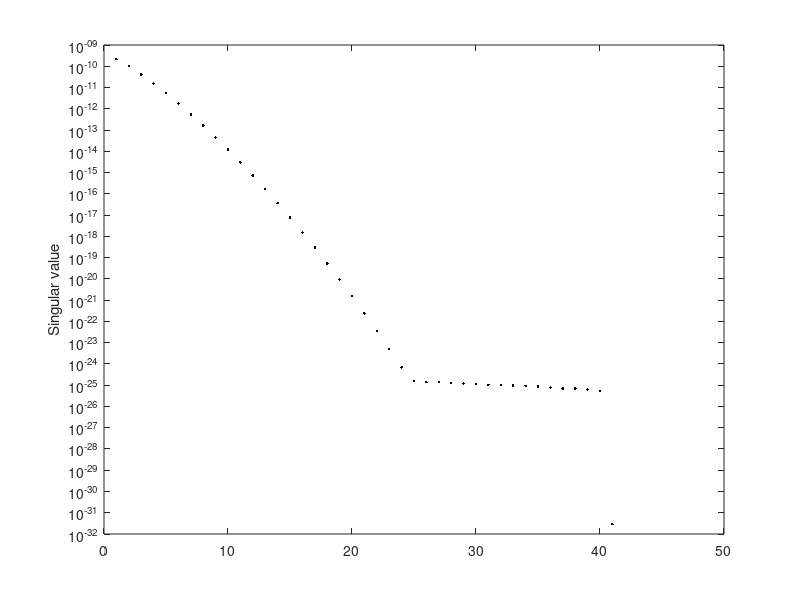
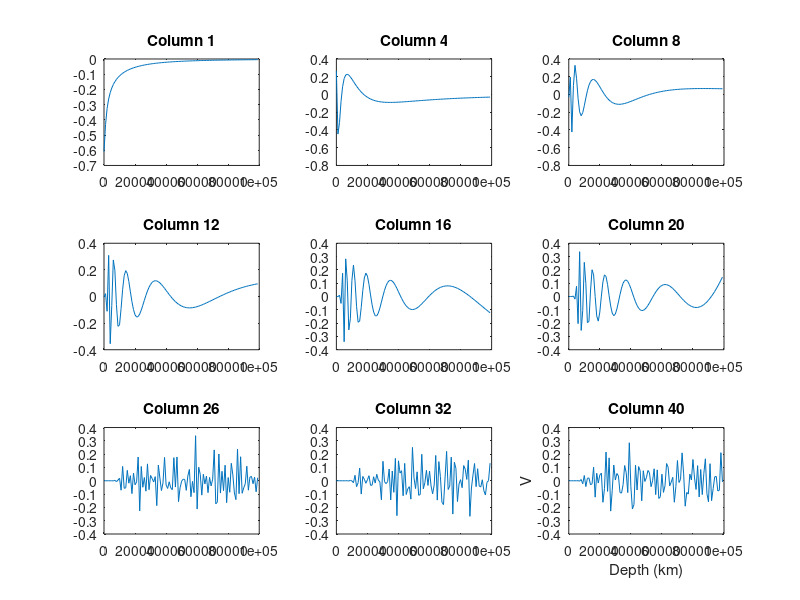
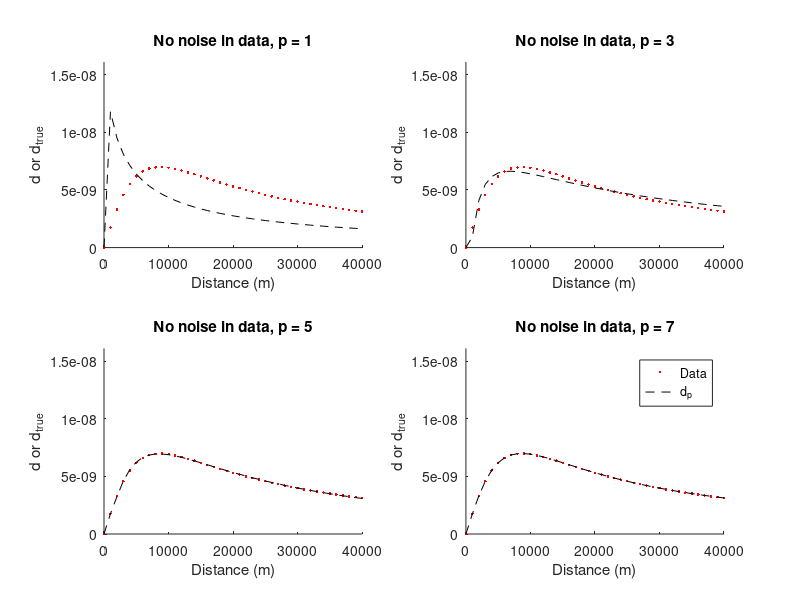
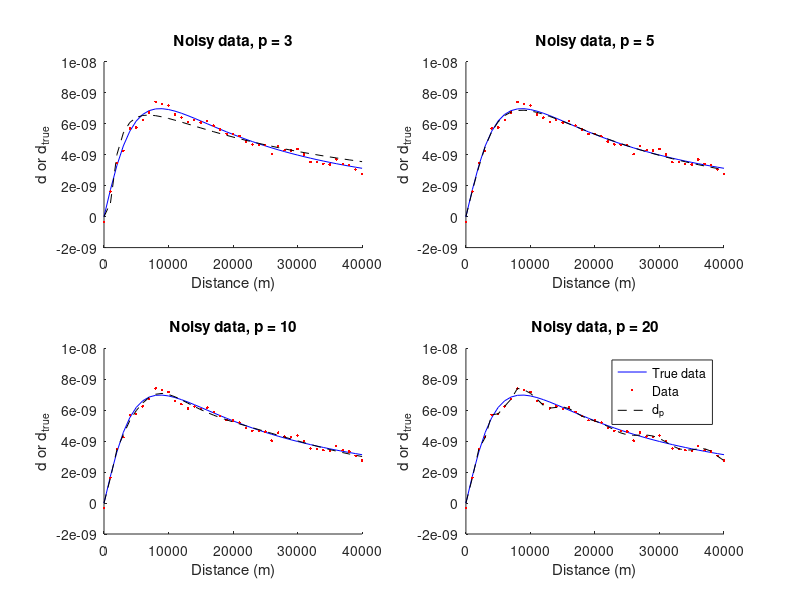

The MATLAB script that drew these images, in order:
%Code for solving Inversion of Geophysical data course exercise 3.
clear all
close all
g = 6.67e-11;%Nm^2/kg, gravitational constant
x = (0:40)'*1e3;
zG = [0.001 1:100]'*1e3;%depth for calculating G
z = [0.001 1:99]'*1e3;
G = nan*ones(length(x), length(z)-1);
for n = 1:length(zG)-1
    G(:,n)= 2*g*(atan2(zG(n+1),x)-atan2(zG(n),x));%Forward matrix (G)
end
d_true = 2*g*100*(atan2(15000,x)-atan2(5000,x)); %'true', calculated values of delta g
std = 2e-10;% I use a larger error value to better see the effects 
rng(147395104);% set a fixed seed so that the error stays the same between code executions
d = d_true+(std)*randn(length(d_true),1);%"measurements"
[U,S,V] = svd(G);%singular value decomposition
figure(1)
plot(diag(S),'k.')%the singular value spectrum
set(gca, 'YScale', 'log')
ylabel('Singular value')
figure(2)
% for i=1:10:length(V)
col = [1 4 8 12 16 20 26 32 40];
for i=1:9
    subplot(3,3,i)
    plot(z,V(:,col(i)));
    title(['Column ', num2str(col(i))])
end
xlabel('Depth (km)')
ylabel('V')
%% no noise
figure(3)
p1 = [1 3 5 7];%p values
for pp =1:4
Sp1= S(1:p1(pp),1:p1(pp));%truncated singular value matrix
Vp1 = V(:,1:p1(pp));%truncated matrix V
Up1 = U(:,1:p1(pp));%truncated matrix U
Gp1 = Up1*Sp1*Vp1';%recalculated G
m_p1 = Vp1*(Sp1\(Up1'*d_true));%inverted model parameters usinf truncated SVD
d_p1 = Gp1*m_p1;
subplot(2,2,pp)
hold on
plot(x,d_true,'r.')
plot(x,d_p1,'k--')
hold off
xlabel('Distance (m)')
ylabel('d or d_{true}')
title(['No noise in data, p = ',num2str(p1(pp))])
ylim([0 1e-8])
end
legend('Data','d_{p}')


%% added noise 
figure(4)
p2 = [3 5 10 20];
for pp =1:4
Sp2= S(1:p2(pp),1:p2(pp));%truncated singular value matrix
Vp2 = V(:,1:p2(pp));%truncated matrix V
Up2 = U(:,1:p2(pp));%truncated matrix U
Gp2 = Up2*Sp2*Vp2';%recalculated G
m_p2 = Vp2*(Sp2\(Up2'*d));%inverted model parameters usinf truncated SVD
d_p2 = Gp2*m_p2;
subplot(2,2,pp)
hold on
plot(x,d_true,'b')
plot(x,d,'r.')
plot(x,d_p2,'k--')
hold off
xlabel('Distance (m)')
ylabel('d or d_{true}')
title(['Noisy data, p = ',num2str(p2(pp))])
% ylim([0 1e-8])
end
legend('True data','Data','d_{p}')
%% model resolution matrices
p3 = [1 2 3 4 5 8 12 16 20 26 32 40];
figure(5)
hold on
for pp =1:length(p3)
Vp3 = V(:,1:p3(pp));
R = Vp3*Vp3';
plot(z,diag(R),'DisplayName',['p =',num2str(p3(pp))])
end
% set(gca, 'YScale', 'log')
legend('show')
hold off







